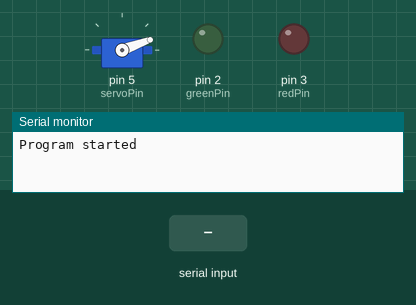
The sketch below on a simulated Arduino Uno, built with avr-gcc and run on an emulated ATmega328P. Shown: servo, output pins drawn as LEDs (lit = HIGH), the last lines printed to the serial monitor. Inputs (shaded band) come from the test bench.

Above: at 1.2 s.
1.3 s: "2" received over Serial
At 2.2 s:
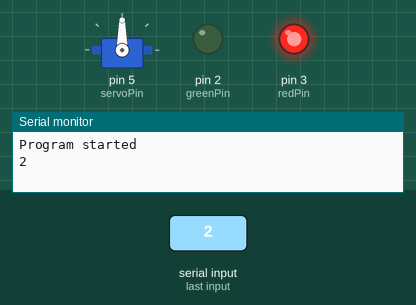
4.3 s: "1" received over the second serial link
At 5.5 s:
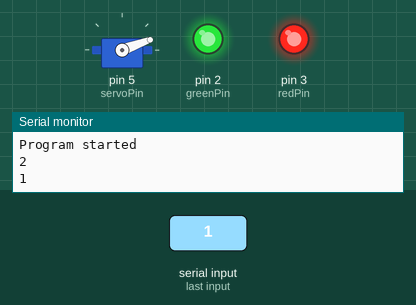
5.8 s: "2" received over the second serial link
At 6.6 s:
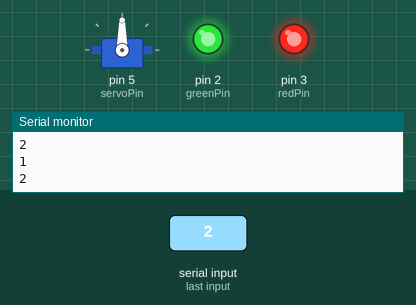
8.8 s: "0" received over the second serial link
At 9.9 s:
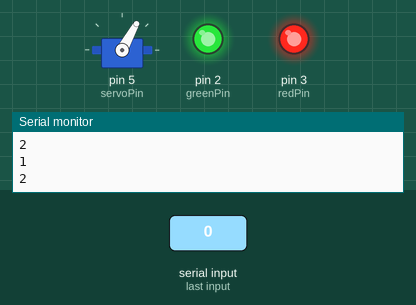
11.7 s: "1" received over Serial
At 12.3 s:
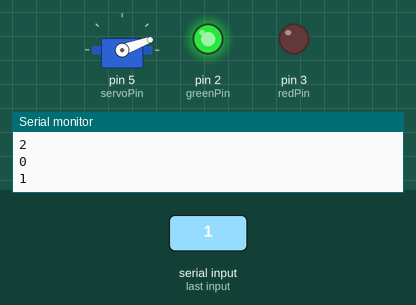
13.2 s: "0" received over Serial
At 14.7 s:
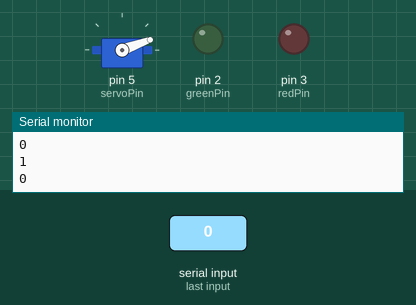
Timing chart, 0 to 15.7 s (numbered marks = the images above; inputs shaded):
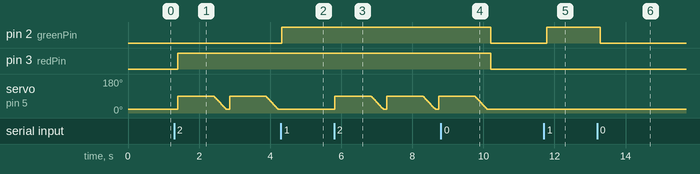

The sketch:

game.ino
```cpp
#include <Arduino.h>
#include <SoftwareSerial.h>
#include <Servo.h>

Servo servo;
SoftwareSerial bluetooth(10, 11);

char data;

// Led
const int greenPin = 2;
const int redPin = 3;

// Servo
const int servoPin = 5;
const bool servoEnabled = true;
const int servoInitialPos = 20;
const int servoFinalPos = 90;

void setup()
{
  bluetooth.begin(38400);
  Serial.begin(9600);
  Serial.println("Program started");
  pinMode(greenPin, OUTPUT);
  pinMode(redPin, OUTPUT);
  servo.attach(servoPin);
  servo.write(servoInitialPos);
}

void loop()
{
  if (Serial.available())
  {
    data = Serial.read();
    Serial.println(data);
  }

  if (bluetooth.available())
  {
    data = bluetooth.read();
    Serial.println(data);
  }

  if (data == '0')
  {
    digitalWrite(greenPin, LOW);
    digitalWrite(redPin, LOW);
    setServoToInitialPosition();
  }

  if (data == '1')
  {
    digitalWrite(greenPin, HIGH);
  }

  if (data == '2')
  {
    digitalWrite(redPin, HIGH);
    if (servoEnabled)
    {
      servo.write(servoFinalPos);
      delay(1000);
      setServoToInitialPosition();
    }
  }

  delay(100);
}

void setServoToInitialPosition() {
  if (!servoEnabled) return;

  for (int pos = servo.read(); pos >= servoInitialPos; pos--) {
    servo.write(pos);
    delay(5);
  }
}
```

Measured:
- after the input at 1.3 s, pin 3 (redPin): LOW → HIGH after 0.10 s; servo on pin 5 (servoPin): ramps from 90° to 20° and jumps back, once every 1.5 s
- after the input at 4.3 s, pin 2 (greenPin): LOW → HIGH at once; servo on pin 5 (servoPin): stays 20° (without the input it goes to 90° after 0.02 s)
- after the input at 5.8 s, servo on pin 5 (servoPin): ramps from 90° to 20° and jumps back, once every 1.5 s
- after the input at 8.8 s, pin 2 (greenPin), pin 3 (redPin): HIGH → LOW after 1.4 s; servo on pin 5 (servoPin): goes on until 10.1 s, then stays 20°
- after the input at 11.7 s, pin 2 (greenPin): LOW → HIGH after 0.08 s
- after the input at 13.2 s, pin 2 (greenPin): HIGH → LOW after 0.08 s
